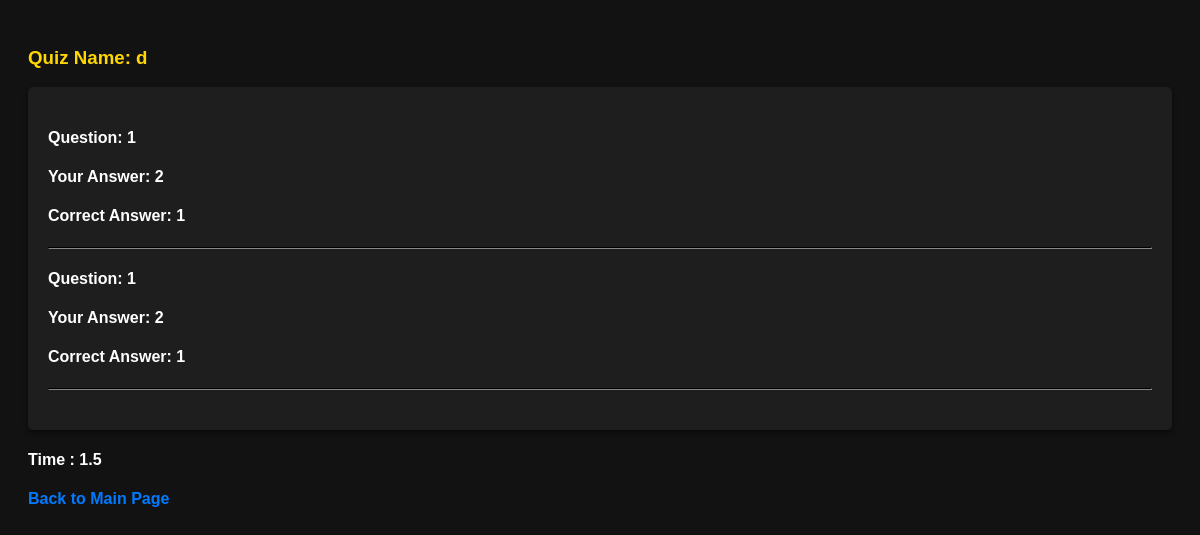
The page /after-play-quiz/102/ (signed in) on the database its author committed.
### main/models.py (models this page shows, shortened)
class Quiz(models.Model):
    quizName = models.CharField(max_length=100)
    numberOfQuestions = models.IntegerField(null=True, blank=False)
    author = models.ForeignKey(User, on_delete=models.SET_NULL, null=True)
    updated = models.DateTimeField(auto_now=True)
    created = models.DateTimeField(auto_now_add=True)
    public = models.BooleanField(default=False)
    class Meta:
        ordering = ["-created"]

class Answer(models.Model):
    userAnswer = models.CharField(max_length=100)
    quizQuestion = models.CharField(max_length=100)
    rightAnswer = models.CharField(max_length=100)
    question = models.ForeignKey(Question, on_delete=models.CASCADE)
    player = models.ForeignKey(User, on_delete=models.SET_NULL, null=True)

class Question(models.Model):
    question = models.CharField(max_length=100)
    answer1 = models.CharField(max_length=100)
    answer2 = models.CharField(max_length=100)
    answer3 = models.CharField(max_length=100)
    answer4 = models.CharField(max_length=100)
    rightAnswer = models.CharField(max_length=100)
    quizz = models.ForeignKey(Quiz, on_delete=models.CASCADE)
    def __str__(self):
        return self.question

class QuizStatistic(models.Model):
    correctAnswers = models.IntegerField(default=0)
    wrongAnswers = models.IntegerField(default=0)
    datePlayed = models.DateTimeField(auto_now_add=True)
    time = models.FloatField(default=0)
    timePlayed = models.IntegerField(default=0)
    quiz = models.ForeignKey(Quiz, on_delete=models.CASCADE)
    user = models.ForeignKey(User, on_delete=models.SET_NULL, null=True)

### main/views.py (the view)
def after_play_quiz(request, quiz_id):
    quiz = Quiz.objects.get(id=quiz_id)
    numberOfQuestions = quiz.numberOfQuestions
    initialize_session_variables(request)
    answer = Answer.objects.all().order_by("-id")[:numberOfQuestions][::-1]
    time = QuizStatistic.objects.filter(user=request.user).last().time
    context = {"quiz": quiz, "questions": answer, "time": time}
    return render(request, "main/after_play_quiz.html", context)

### main/views.py (called while the page is built)
def initialize_session_variables(request):
    if "counter" not in request.session:
        request.session["counter"] = 0
    if "counter1" not in request.session:
        request.session["counter1"] = 0

### main/templates/main/after_play_quiz.html (shortened to what this page needs)
<!DOCTYPE html>
{% load static %}
<html lang="en">
<head>
    <link rel="stylesheet" type="text/css" media="screen" href="{% static 'styles/after_play_quiz.css' %}">
</head>
<body>
    <h3>Quiz Name: {{ quiz.quizName }}</h3>
    <div class="quiz-container">
        {% for q in questions %}
        <div class="question-container">
            <h4>Question: {{ q.question }}</h4>
            <h4>Your Answer: {{ q.userAnswer }}</h4>
            <h4>Correct Answer: {{ q.rightAnswer }}</h4>
            <hr>
        </div>
        {% endfor %}
    </div>
    <div class="time-container">
        <h4>Time : {{ time }}</h4>
    </div>
    <a href="{% url 'home_page' %}"><h4>Back to Main Page</h4></a>
</body>
</html>

### static/styles/after_play_quiz.css (style rules this page uses)
body { font-family: Arial, sans-serif; background-color: #121212; color: #ffffff; padding: 20px; }
h3 { color: #ffd700; }
.quiz-container { background-color: #1e1e1e; border-radius: 5px; box-shadow: 0 2px 5px rgba(0, 0, 0, 0.5); padding: 20px; margin-bottom: 20px; }
.question-container { margin-bottom: 20px; }
.question-container h4 { color: #ffffff; }
.question-container hr { border-color: #333333; }
.time-container { margin-top: 20px; }
a { text-decoration: none; color: #007bff; }

### rows shown on the page
Quiz: quizName "d"
Answer: question "1", userAnswer "2", rightAnswer "1"
Answer: question "1", userAnswer "2", rightAnswer "1"
QuizStatistic: time "1.5"
